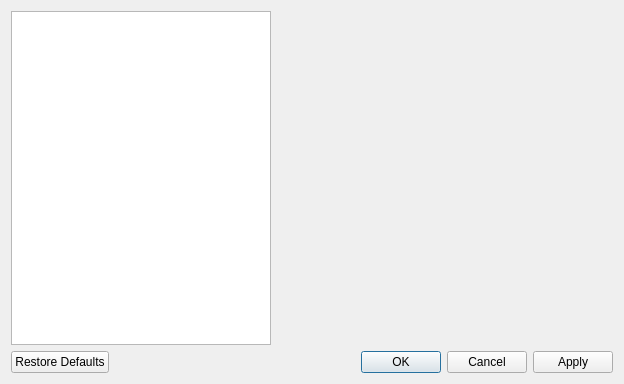
<?xml version="1.0" encoding="UTF-8"?>
<ui version="4.0">
 <class>WKB::widgets::SettingsDialog</class>
 <widget class="QDialog" name="WKB::widgets::SettingsDialog">
  <property name="geometry">
   <rect>
    <x>0</x>
    <y>0</y>
    <width>624</width>
    <height>384</height>
   </rect>
  </property>
  <property name="sizePolicy">
   <sizepolicy hsizetype="Preferred" vsizetype="Fixed">
    <horstretch>0</horstretch>
    <verstretch>0</verstretch>
   </sizepolicy>
  </property>
  <property name="minimumSize">
   <size>
    <width>624</width>
    <height>384</height>
   </size>
  </property>
  <property name="windowTitle">
   <string>Dialog</string>
  </property>
  <property name="locale">
   <locale language="English" country="UnitedStates"/>
  </property>
  <layout class="QGridLayout" name="gridLayout">
   <item row="0" column="1">
    <spacer name="verticalSpacer">
     <property name="orientation">
      <enum>Qt::Vertical</enum>
     </property>
     <property name="sizeHint" stdset="0">
      <size>
       <width>20</width>
       <height>40</height>
      </size>
     </property>
    </spacer>
   </item>
   <item row="1" column="0" colspan="3">
    <widget class="QDialogButtonBox" name="buttonBox">
     <property name="orientation">
      <enum>Qt::Horizontal</enum>
     </property>
     <property name="standardButtons">
      <set>QDialogButtonBox::Apply|QDialogButtonBox::Cancel|QDialogButtonBox::Ok|QDialogButtonBox::RestoreDefaults</set>
     </property>
    </widget>
   </item>
   <item row="0" column="0">
    <widget class="QListView" name="settingsList">
     <property name="sizePolicy">
      <sizepolicy hsizetype="Minimum" vsizetype="Expanding">
       <horstretch>0</horstretch>
       <verstretch>0</verstretch>
      </sizepolicy>
     </property>
     <property name="minimumSize">
      <size>
       <width>260</width>
       <height>0</height>
      </size>
     </property>
     <property name="maximumSize">
      <size>
       <width>320</width>
       <height>16777215</height>
      </size>
     </property>
     <property name="locale">
      <locale language="English" country="UnitedStates"/>
     </property>
     <property name="editTriggers">
      <set>QAbstractItemView::NoEditTriggers</set>
     </property>
     <property name="tabKeyNavigation">
      <bool>false</bool>
     </property>
     <property name="showDropIndicator" stdset="0">
      <bool>false</bool>
     </property>
     <property name="defaultDropAction">
      <enum>Qt::IgnoreAction</enum>
     </property>
     <property name="selectionBehavior">
      <enum>QAbstractItemView::SelectItems</enum>
     </property>
     <property name="itemAlignment">
      <set>Qt::AlignLeading</set>
     </property>
    </widget>
   </item>
   <item row="0" column="2">
    <widget class="QWidget" name="settingsWidget" native="true">
     <property name="sizePolicy">
      <sizepolicy hsizetype="Expanding" vsizetype="Expanding">
       <horstretch>0</horstretch>
       <verstretch>0</verstretch>
      </sizepolicy>
     </property>
     <property name="minimumSize">
      <size>
       <width>260</width>
       <height>320</height>
      </size>
     </property>
    </widget>
   </item>
  </layout>
 </widget>
 <resources/>
 <connections>
  <connection>
   <sender>buttonBox</sender>
   <signal>accepted()</signal>
   <receiver>WKB::widgets::SettingsDialog</receiver>
   <slot>accept()</slot>
   <hints>
    <hint type="sourcelabel">
     <x>254</x>
     <y>379</y>
    </hint>
    <hint type="destinationlabel">
     <x>157</x>
     <y>274</y>
    </hint>
   </hints>
  </connection>
  <connection>
   <sender>buttonBox</sender>
   <signal>rejected()</signal>
   <receiver>WKB::widgets::SettingsDialog</receiver>
   <slot>reject()</slot>
   <hints>
    <hint type="sourcelabel">
     <x>322</x>
     <y>379</y>
    </hint>
    <hint type="destinationlabel">
     <x>286</x>
     <y>274</y>
    </hint>
   </hints>
  </connection>
  <connection>
   <sender>buttonBox</sender>
   <signal>clicked(QAbstractButton*)</signal>
   <receiver>WKB::widgets::SettingsDialog</receiver>
   <slot>onButtonClicked(QAbstractButton*)</slot>
   <hints>
    <hint type="sourcelabel">
     <x>291</x>
     <y>363</y>
    </hint>
    <hint type="destinationlabel">
     <x>291</x>
     <y>191</y>
    </hint>
   </hints>
  </connection>
 </connections>
 <slots>
  <slot>onButtonClicked(QAbstractButton*)</slot>
 </slots>
</ui>
